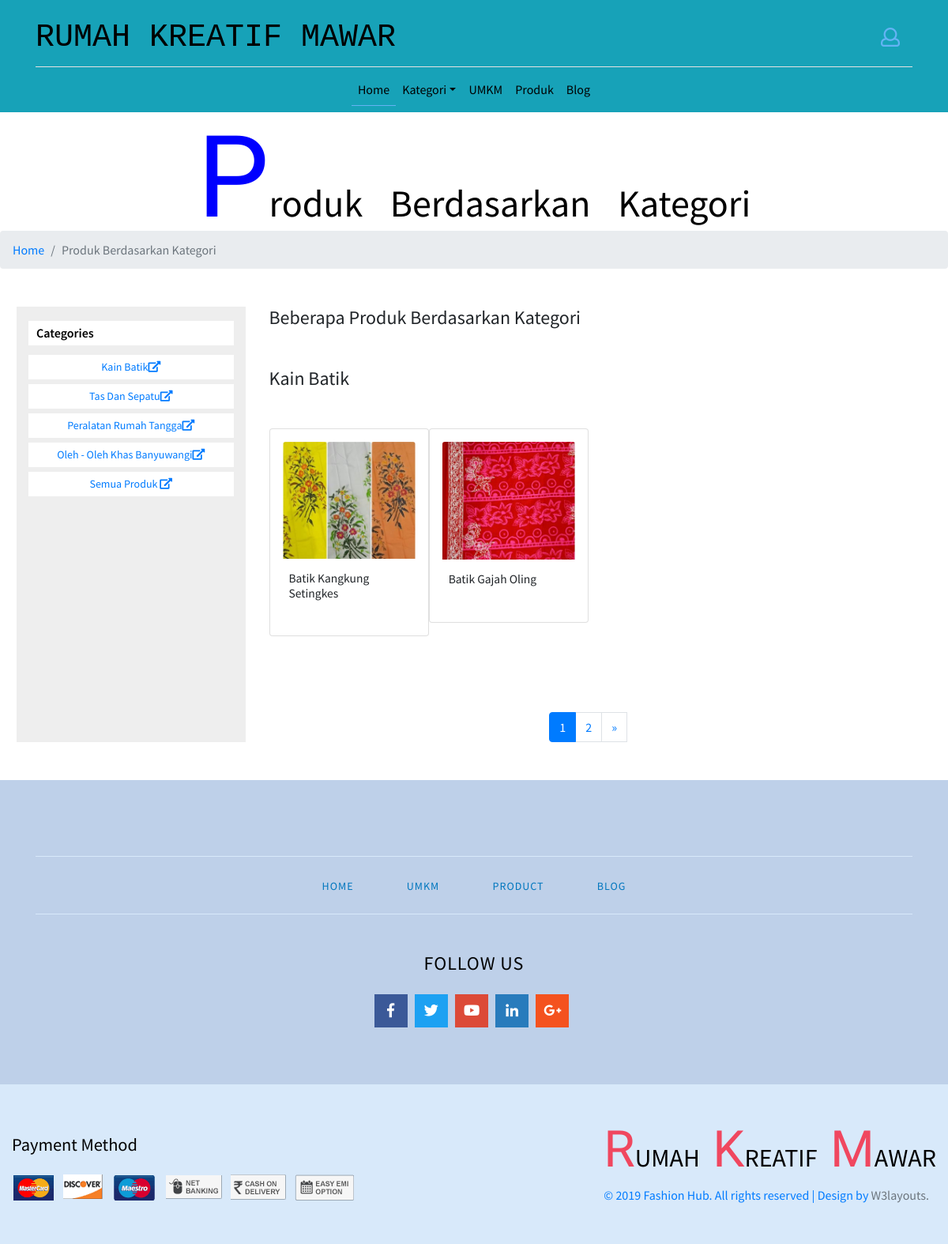
The app's page /product/ct/1/p with its own data.
### tables this page shows
CREATE TABLE `product_category` (
  `id` int(11) NOT NULL,
  `category_name` varchar(100) NOT NULL
);

CREATE TABLE `products` (
  `id` int(11) NOT NULL,
  `name` varchar(150) NOT NULL,
  `image` varchar(250) NOT NULL,
  `descriptions` text NOT NULL,
  `link_product` text,
  `id_umkm` int(11) NOT NULL,
  `id_category` int(11) NOT NULL,
  `created_at` timestamp NOT NULL DEFAULT CURRENT_TIMESTAMP,
  `updated_at` timestamp NOT NULL DEFAULT '0000-00-00 00:00:00' ON UPDATE CURRENT_TIMESTAMP
);

### application/views/layouts/guest/base.php (called while the page is built, shortened)
<?php defined('BASEPATH') OR exit('No direct script access allowed');
$CI =& get_instance();
$data['categories'] = $CI->db->get('product_category')->result();
$this->load->view('layouts/guest/header', $data);
	$this->load->view('pages/'. $content);

### index.php (called while the page is built, shortened)
<?php
require_once BASEPATH.'core/CodeIgniter.php';

### application/helpers/flash_message_helper.php (called while the page is built, shortened)
<?php
if (!function_exists('getFlashMessage')) {
    function getFlashMessage()
    {
        $CI = get_instance();
        $success  = $CI->session->flashdata('success');
        $error    = $CI->session->flashdata('error');
        if ($success) {
            $notif = $success;
            return $notif;
        } else if ($error) {
            $notif = $error;
            return $notif;
        } else {
            $notif = false;
            return $notif;
        }
    }
}

### application/models/Crud_model.php (called while the page is built, shortened)
<?php
class Crud_model extends CI_Model {
	public function getAllData($table, $sort='')
	{
		return $this->db->get($table);
	}
	public function getById($table, $where)
	{
		return $this->db->get_where($table, $where);
	}
}

### application/models/Product_model.php (called while the page is built, shortened)
<?php
class Product_model extends CI_Model {
	public function guestSimilarProduct($table, $category)
	{
		$this->db->from($table);
		$this->db->where($category);
		$query = $this->db->get();
		return $query;
	}
	public function guestProductByCatId($table,$limit,$start,$where)
	{
		$this->db->where($where);
		return $this->db->get($table, $limit, $start)->result();
	}
	public function guestTotalRowProductId($table, $category)
	{
		$this->db->from($table);
		$this->db->where($category);
		$query = $this->db->count_all_results();
		return $query;
	}
}

### application/views/pages/guest/product/product_id.php (the view, shortened to what this page needs)
<div class="innerf-pages section">
    <div class="fh-container mx-auto">
        <div class="row my-lg-5 mb-5">
            <div class="side-bar col-lg-3">
                <div class="left-side">
                    <h3 class="shopf-sear-headits-sear-head">
                        Categories</h3>
                    <ul>
                        <?php foreach($categories as $category) :  ?>
                        <li class="bg-white">
                            <div class="text-center">
                            <?php echo anchor('product/ct/'.$category->id.'/p', ''.$category->category_name.'<i class="fas fa-external-link-alt"></i>', ['class' => 'text-capitalize btn btn-sm btn-rounded']); ?>
                            </div>
                        </li>
                        <?php endforeach; ?>
                        <li class="bg-white">
                            <div class="text-center">
                            <?php echo anchor('all-product/','Semua Produk <i class="fas fa-external-link-alt"></i>', ['class' => 'text-capitalize btn btn-sm btn-rounded']); ?>
                            </div>
                        </li>
                    </ul>
                </div>
            </div>
            <div class="col-lg-9 mt-lg-0 mt-5 right-product-grid">
                <div class="section singlep_btm pb-5">
                    <div class="container">
                        <h4 class="rad-txt text-capitalize">Beberapa Produk Berdasarkan Kategori
                        </h4>
                        <div class="new_arrivals mt-5">
                            <h4 class="rad-txt text-capitalize"><?php echo $category_name ?>
                            </h4>
                            <div class="card-group my-5">
                                <?php if(count($product_by_categories) > 0): ?>
                                    <?php foreach ($product_by_categories as $product_category): ?>
                                        <div class="col-lg-3 col-sm-6 p-0">
                                            <div class="card product-men p-3">
                                                <div class="men-thumb-item">
                                                    <img src="<?php echo base_url('uploads/produk/'.$product_category->image) ?>" alt="img" class="card-img-top">
                                                </div>
                                                <div class="card-body  py-3 px-2">
                                                    <h5 class="card-title text-capitalize"><?php echo $product_category->name ?></h5>
                                                </div>
                                            </div>
                                        </div>
                                    <?php endforeach ?>
                                <?php else: ?>
                                    <p class="text-capitalize">belum ada produk yang di post</p>
                                <?php endif ?>
                            </div>
                        </div>
                    </div>
                </div>
                <?php
                    echo $this->pagination->create_links();
                ?>
            </div>
        </div>
    </div>

### assets/guest/css/shop.css (style rules this page uses)
.fh-container.mx-auto { width: 90%; }
h5.card-title { font-size: 15.5px; }
.btn { display: inline-block; }
.left-side ul li { display: inline-block; width: 100%; margin-bottom: 6px; }
.side-bar { background: #eee; }
.left-side { margin-top: 18px; }
h3.shopf-sear-headits-sear-head { font-size: 16px; color: #000; font-weight: 600; margin-bottom: 12px; text-transform: capitalize; background: #fff; padding: 6px 10px; }
.men-thumb-item { position: relative; }
@media screen and (max-width: 1440px) { .fh-container.mx-auto { width: 94%; } }

### assets/guest/css/style.css (style rules this page uses)
body { margin: 0; font-family: 'Source Sans Pro', sans-serif; background: #fff; }
body a, .gallery-item img { transition: 0.5s all; -webkit-transition: 0.5s all; -moz-transition: 0.5s all; text-decoration: none; outline: none; }
h1, h2, h3, h4, h5, h6 { margin: 0; font-family: 'Source Sans Pro', sans-serif; }
ul { margin: 0; padding: 0; }
ul { list-style-type: none; }
@media screen and (max-width: 1440px) { .fh-container.mx-auto { width: 94%; } }

### records on screen
product_category: id+category_name "Kain Batik"
product_category: id+category_name "Tas Dan Sepatu"
product_category: id+category_name "Peralatan Rumah Tangga"
product_category: id+category_name "Oleh - Oleh Khas Banyuwangi"
products: image (picture), name "Batik Kangkung Setingkes"
products: image (picture), name "Batik Gajah Oling"

### other values on screen
substr($title,0,1) "P"
substr($title,1) "Roduk Berdasarkan Kategori"
$title "Produk Berdasarkan Kategori"
$category_name "Kain Batik"
$this->pagination->create_links() "1 2 »"
